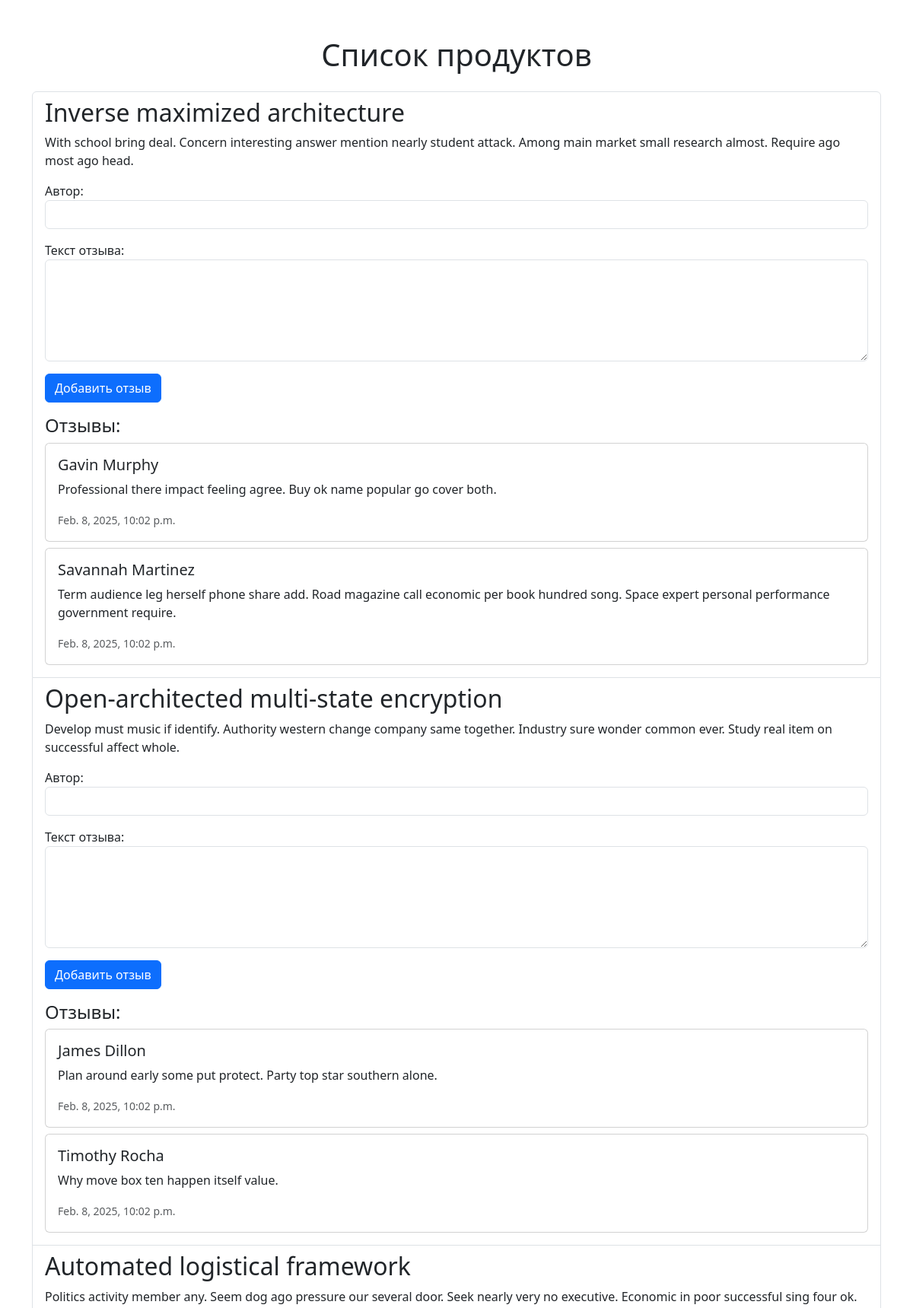
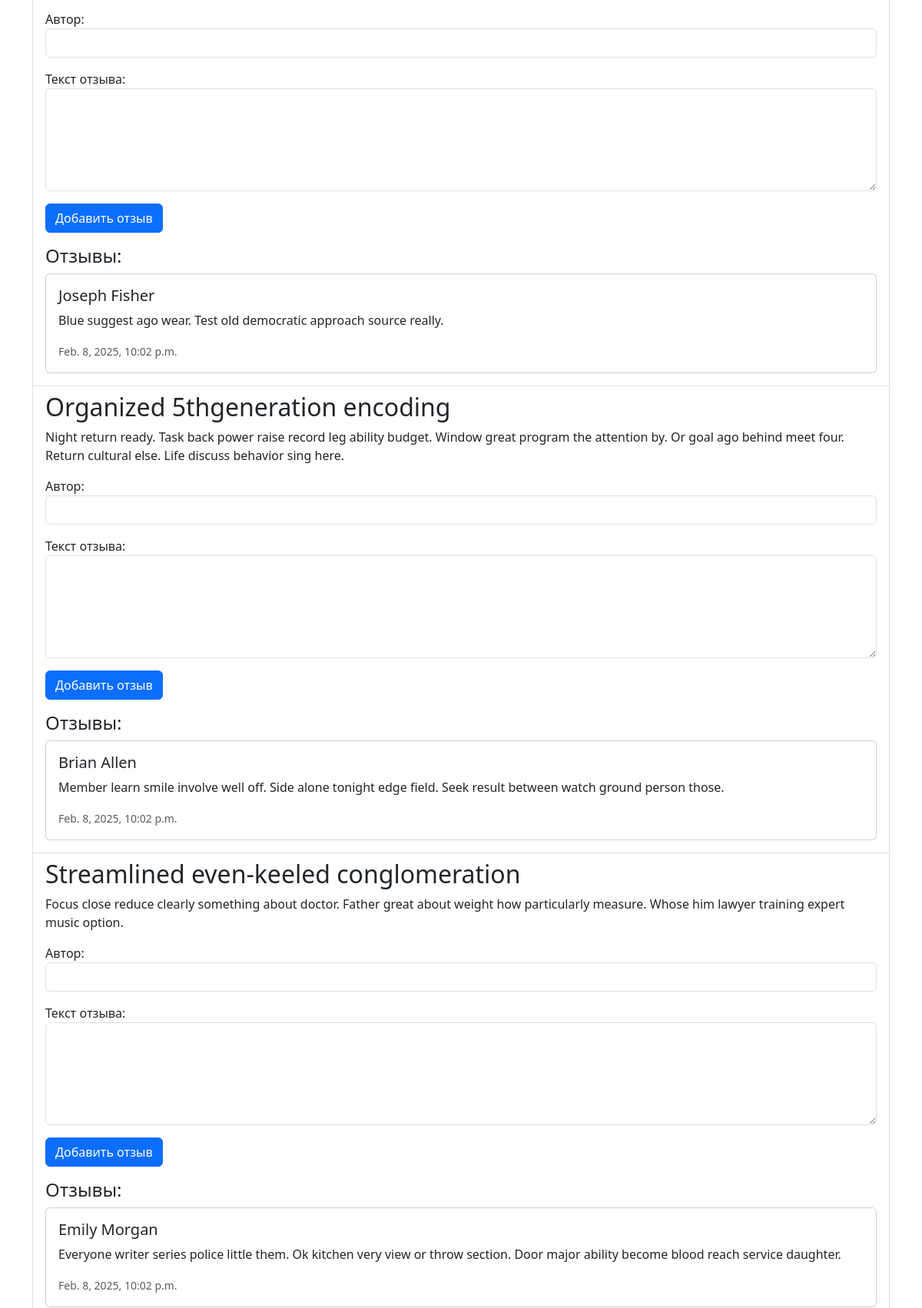
Screenshot of /pagination/products/?page=2 (upper part) with the database file from the repository (2 pictures, top to bottom).
### pagination/models.py (models this page shows, shortened)
class Product(models.Model):
    name = models.CharField(max_length=100, verbose_name="Название")
    description = models.TextField(verbose_name="Описание", blank=True)
    class Meta:
        verbose_name = "Продукт"
        verbose_name_plural = "Продукты"

class Review(models.Model):
    product = models.ForeignKey(Product, on_delete=models.CASCADE, related_name='reviews', verbose_name="Продукт")
    author = models.CharField(max_length=100, verbose_name="Автор")
    text = models.TextField(verbose_name="Текст отзыва")
    created_at = models.DateTimeField(auto_now_add=True, verbose_name="Дата создания")
    class Meta:
        verbose_name = "Отзыв"
        verbose_name_plural = "Отзывы"

### pagination/views.py (the view)
# urls.py: path('products/', product_list, name='product_list'),
def product_list(request):
    products = Product.objects.all()
    paginator = Paginator(products, 10)  # Пагинация по 10 продуктов на странице
    page_number = request.GET.get('page')
    page_obj = paginator.get_page(page_number)
    if request.method == 'POST':
        form = ReviewForm(request.POST)
        if form.is_valid():
            review = form.save(commit=False)
            product_id = request.POST.get('product_id')
            review.product = Product.objects.get(id=product_id)
            review.save()
            return redirect('review_success')  # Перенаправляем на страницу успеха
    else:
        form = ReviewForm()
    return render(request, 'pagination/product_list.html', {
        'page_obj': page_obj,
        'form': form,
    })

### pagination/forms.py
class ReviewForm(forms.ModelForm):
    class Meta:
        model = Review
        fields = ['author', 'text']
        widgets = {
            'author': forms.TextInput(attrs={'class': 'form-control'}),
            'text': forms.Textarea(attrs={'class': 'form-control', 'rows': 5}),
        }

### templates/pagination/product_list.html (shortened to what this page needs)
<!DOCTYPE html>
<html>
<head>
    <link href="https://cdn.jsdelivr.net/npm/bootstrap@5.3.0/dist/css/bootstrap.min.css" rel="stylesheet">
</head>
<body>
    <div class="container mt-5">
        <h1 class="text-center mb-4">Список продуктов</h1>
        <ul class="list-group">
            {% for product in page_obj %}
                <li class="list-group-item">
                    <h2>{{ product.name }}</h2>
                    <p>{{ product.description }}</p>
                    <form method="post" class="mt-3">
                        {{ form.as_p }}
                        <button type="submit" class="btn btn-primary">Добавить отзыв</button>
                    </form>
                    <div class="mt-3">
                        <h4>Отзывы:</h4>
                        {% for review in product.reviews.all %}
                            <div class="card mb-2">
                                <div class="card-body">
                                    <h5 class="card-title">{{ review.author }}</h5>
                                    <p class="card-text">{{ review.text }}</p>
                                    <small class="text-muted">{{ review.created_at }}</small>
                                </div>
                            </div>
                        {% endfor %}
                    </div>
                </li>
            {% endfor %}
        </ul>
    </div>
</body>
</html>

### rows the page displays
Product: name "Inverse maximized architecture", description "With school bring deal. Concern interesting answer mention nearly student attack. Among main market small research almost. Require ago most ago head."
Review: author "Gavin Murphy", text "Professional there impact feeling agree. Buy ok name popular go cover both.", created_at "Feb. 8, 2025, 10:02 p.m."
Review: author "Savannah Martinez", text "Term audience leg herself phone share add. Road magazine call economic per book hundred song. Space expert personal performance government require.", created_at "Feb. 8, 2025, 10:02 p.m."
Product: name "Open-architected multi-state encryption", description "Develop must music if identify. Authority western change company same together. Industry sure wonder common ever. Study real item on successful affect whole."
Review: author "James Dillon", text "Plan around early some put protect. Party top star southern alone.", created_at "Feb. 8, 2025, 10:02 p.m."
Review: author "Timothy Rocha", text "Why move box ten happen itself value.", created_at "Feb. 8, 2025, 10:02 p.m."
Product: name "Automated logistical framework", description "Politics activity member any. Seem dog ago pressure our several door. Seek nearly very no executive. Economic in poor successful sing four ok."
Review: author "Joseph Fisher", text "Blue suggest ago wear. Test old democratic approach source really.", created_at "Feb. 8, 2025, 10:02 p.m."
Product: name "Organized 5thgeneration encoding", description "Night return ready. Task back power raise record leg ability budget. Window great program the attention by. Or goal ago behind meet four. Return cultural else. Life discuss behavior sing here."
Review: author "Brian Allen", text "Member learn smile involve well off. Side alone tonight edge field. Seek result between watch ground person those.", created_at "Feb. 8, 2025, 10:02 p.m."
Product: name "Streamlined even-keeled conglomeration", description "Focus close reduce clearly something about doctor. Father great about weight how particularly measure. Whose him lawyer training expert music option."
Review: author "Emily Morgan", text "Everyone writer series police little them. Ok kitchen very view or throw section. Door major ability become blood reach service daughter.", created_at "Feb. 8, 2025, 10:02 p.m."
